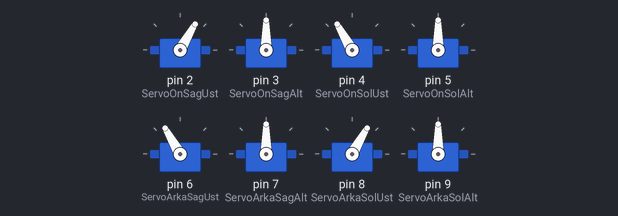
Recording of a sketch running on a simulated Arduino Uno, built with avr-gcc and run on an emulated ATmega328P. Parts: 8 × servo.

Above: at 0.05 s.
At 2.0 s:
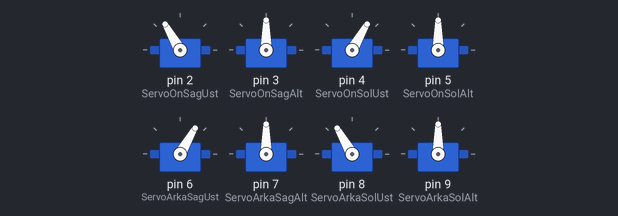
At 3.0 s:
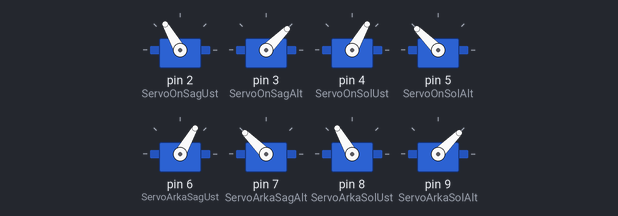
At 4.0 s:
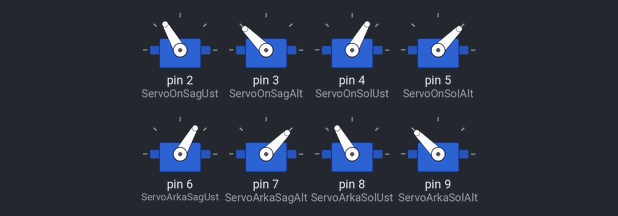
Timing chart, 0 to 5.2 s (numbered marks = the images above):
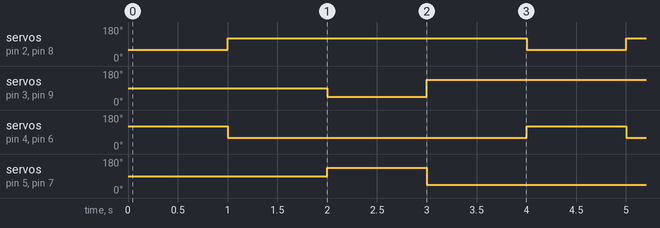

The sketch:

OrumcekPin.ino
```cpp
#include<Servo.h>
//________ÖNLER___________//
Servo ServoOnSagUst;
Servo ServoOnSagAlt;
Servo ServoOnSolUst;
Servo ServoOnSolAlt;
//________ARKA____________//
Servo ServoArkaSagUst;
Servo ServoArkaSagAlt;
Servo ServoArkaSolUst;
Servo ServoArkaSolAlt;

void setup() {
//__________ÖNLER____________//
ServoOnSagUst.attach(2);
ServoOnSagAlt.attach(3);
ServoOnSolUst.attach(4);
ServoOnSolAlt.attach(5);
//__________ARKALAR_____________//
ServoArkaSagUst.attach(6);
ServoArkaSagAlt.attach(7);
ServoArkaSolUst.attach(8);
ServoArkaSolAlt.attach(9);
}

void loop() {

//Ust servolar acilma
ServoArkaSagUst.write(120);
ServoArkaSolUst.write(60);
ServoOnSagUst.write(60);
ServoOnSolUst.write(120);//
delay(1000);

//Ust servolar kapanma
ServoArkaSagUst.write(60);
ServoArkaSolUst.write(120);
ServoOnSagUst.write(120);
ServoOnSolUst.write(60);//
delay(1000);

// Bacaktaki servolar asagi inme
ServoArkaSagAlt.write(135);
ServoArkaSolAlt.write(45);
ServoOnSagAlt.write(45);
ServoOnSolAlt.write(135);//
delay(1000);

// Bacaktaki servolar asagi kalkma
ServoArkaSagAlt.write(45);
ServoArkaSolAlt.write(135);
ServoOnSagAlt.write(135);
ServoOnSolAlt.write(45);//
delay(1000);


}
```

Measured:
- by itself, servo on pin 2 (ServoOnSagUst), servo on pin 8 (ServoArkaSolUst): alternates 120° for 3.0 s and 60° for 1.0 s
- by itself, servo on pin 3 (ServoOnSagAlt), servo on pin 9 (ServoArkaSolAlt): alternates 135° for 3.0 s and 45° for 1.0 s
- by itself, servo on pin 4 (ServoOnSolUst), servo on pin 6 (ServoArkaSagUst): alternates 120° for 1.0 s and 60° for 3.0 s
- by itself, servo on pin 5 (ServoOnSolAlt), servo on pin 7 (ServoArkaSagAlt): alternates 135° for 1.0 s and 45° for 3.0 s
